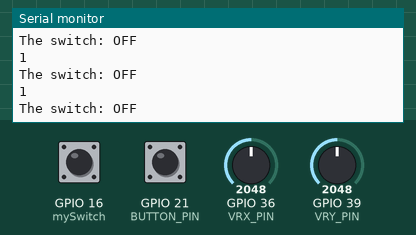
Bench run of a sketch on a simulated ESP32. On the bench: the last lines printed to the serial monitor. Inputs (shaded band) come from the test bench; at power-on: GPIO 36 (VRX_PIN) = 2048, GPIO 39 (VRY_PIN) = 2048, GPIO 16 (mySwitch) HIGH, GPIO 21 (BUTTON_PIN) HIGH.

Above: at 1.3 s.
1.4 s: GPIO 36 (VRX_PIN) set to 3040
At 1.9 s:
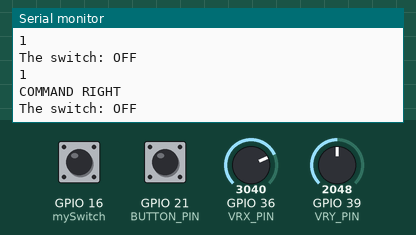
3.5 s: GPIO 39 (VRY_PIN) set to 3040
At 3.9 s:
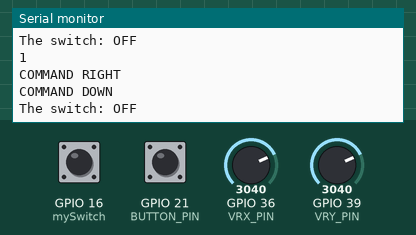
5.5 s: GPIO 16 (mySwitch) pulled LOW for 0.6 s
At 6.4 s:
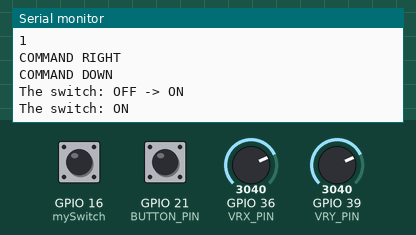
7.6 s: GPIO 36 (VRX_PIN) set to 960
At 8.4 s:
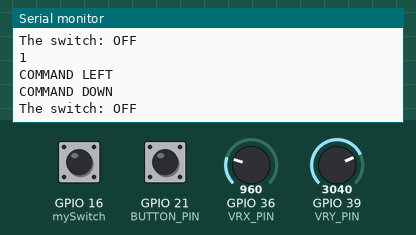
10.0 s: GPIO 39 (VRY_PIN) set to 960
At 10.4 s:
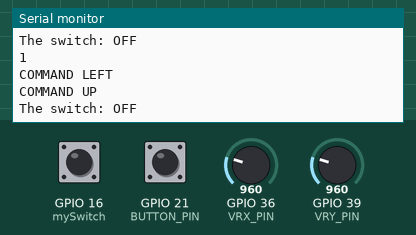

Measured:
- after the input at 1.4 s, the serial monitor: prints a new line after 0.10 s (image 1)
- after the input at 3.5 s, the serial monitor: prints a new line at once (image 2)
- after the input at 5.5 s, the serial monitor: prints a new line after 0.51 s (image 3)
- after the input at 7.6 s, the serial monitor: prints a new line after 0.43 s (image 4)
- after the input at 10.0 s, the serial monitor: prints a new line at once (image 5)

The sketch:

final_joystick_button_switch.ino
```cpp
/*
 * This ESP32 code is created by esp32io.com
 *
 * This ESP32 code is released in the public domain
 *
 * For more detail (instruction and wiring diagram), visit https://esp32io.com/tutorials/esp32-joystick
 */

#define VRX_PIN  36 // ESP32 pin GPIO36 (ADC0) connected to VRX pin
#define VRY_PIN  39 // ESP32 pin GPIO39 (ADC0) connected to VRY pin

#define LEFT_THRESHOLD  1000
#define RIGHT_THRESHOLD 3000
#define UP_THRESHOLD    1000
#define DOWN_THRESHOLD  3000

#define COMMAND_NO     0x00
#define COMMAND_LEFT   0x01
#define COMMAND_RIGHT  0x02
#define COMMAND_UP     0x04
#define COMMAND_DOWN   0x08


// BUTTON
#define BUTTON_PIN 21 // GIOP21 pin connected to button


// SWITCH
/*
 * This ESP32 code is created by esp32io.com
 *
 * This ESP32 code is released in the public domain
 *
 * For more detail (instruction and wiring diagram), visit https://esp32io.com/tutorials/esp32-switch
 */

#include <ezButton.h>

ezButton mySwitch(16);  // create ezButton object that attach to ESP32 pin GPIO16

int valueX = 0 ; // to store the X-axis value
int valueY = 0 ; // to store the Y-axis value
int command = COMMAND_NO;

void setup() {
  Serial.begin(9600);

  pinMode(BUTTON_PIN, INPUT_PULLUP);

  mySwitch.setDebounceTime(50); // set debounce time to 50 milliseconds
}

void loop() {
  // BUTTON
  // read the state of the switch/button:
  int buttonState = digitalRead(BUTTON_PIN);

  // print out the button's state
  Serial.println(buttonState);


  // JOYSTICK
  // read X and Y analog values
  valueX = analogRead(VRX_PIN);
  valueY = analogRead(VRY_PIN);

  // converts the analog value to commands
  // reset commands
  command = COMMAND_NO;

  // check left/right commands
  if (valueX < LEFT_THRESHOLD)
    command = command | COMMAND_LEFT;
  else if (valueX > RIGHT_THRESHOLD)
    command = command | COMMAND_RIGHT;

  // check up/down commands
  if (valueY < UP_THRESHOLD)
    command = command | COMMAND_UP;
  else if (valueY > DOWN_THRESHOLD)
    command = command | COMMAND_DOWN;

  // NOTE: AT A TIME, THERE MAY BE NO COMMAND, ONE COMMAND OR TWO COMMANDS

  // print command to serial and process command
  if (command & COMMAND_LEFT) {
    Serial.println("COMMAND LEFT");
    // TODO: add your task here
  }

  if (command & COMMAND_RIGHT) {
    Serial.println("COMMAND RIGHT");
    // TODO: add your task here
  }

  if (command & COMMAND_UP) {
    Serial.println("COMMAND UP");
    // TODO: add your task here
  }

  if (command & COMMAND_DOWN) {
    Serial.println("COMMAND DOWN");
    // TODO: add your task here
  }

  //SWITCH
    mySwitch.loop(); // MUST call the loop() function first

  if (mySwitch.isPressed())
    Serial.println("The switch: OFF -> ON");

  if (mySwitch.isReleased())
    Serial.println("The switch: ON -> OFF");

  int state = mySwitch.getState();
  if (state == HIGH)
    Serial.println("The switch: OFF");
  else
    Serial.println("The switch: ON");

  //ALL
  delay(500);
}
```
